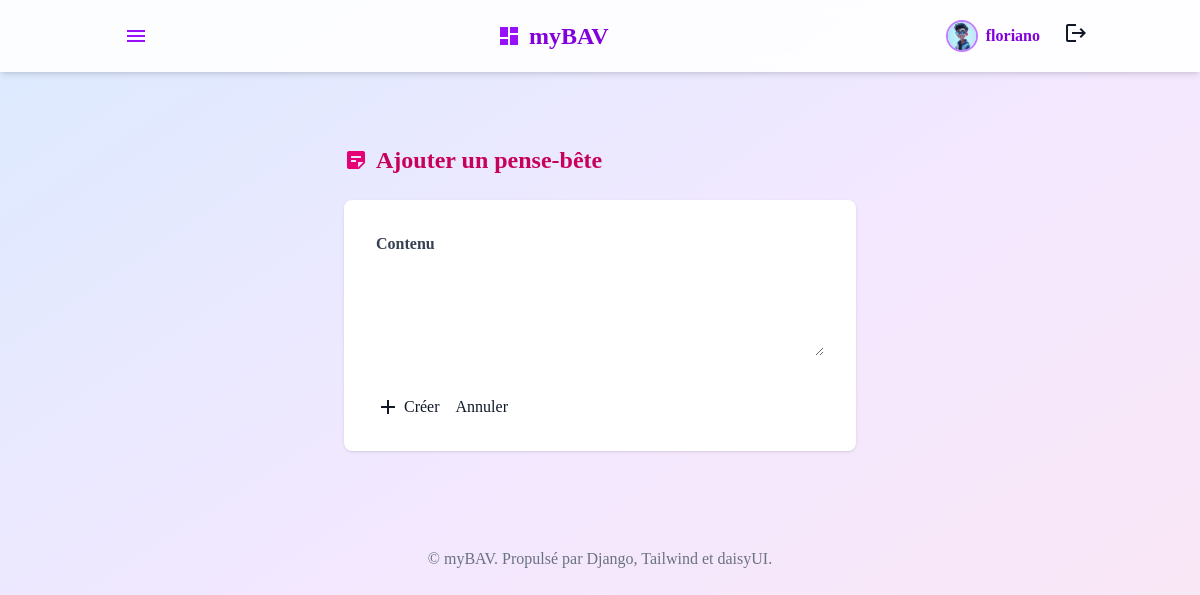
The page /pensees/create/ (signed in) on the database its author committed.
### bav/models.py (models this page shows, shortened)
class User(models.Model):
    username = models.CharField(max_length=150, unique=True)
    email = models.EmailField(unique=True)
    password = models.CharField(max_length=128)
    first_name = models.CharField(max_length=30, blank=True)
    last_name = models.CharField(max_length=30, blank=True)
    date_of_birth = models.DateField(null=True, blank=True)
    profile_picture = models.ImageField(upload_to='profile_pictures/', null=True, blank=True)
    date_joined = models.DateTimeField(auto_now_add=True)
    last_login = models.DateTimeField(null=True, blank=True)
    is_active = models.BooleanField(default=True)
    role = models.CharField(max_length=50, choices=[('admin', 'Admin'), ('user', 'User')], default='user')
    isDeleted = models.BooleanField(default=False)

### bav/views.py (the view)
# urls.py: path('pensees/create/', views.pensee_bete_create, name='pensee_bete_create'),
def pensee_bete_create(request):
    user = get_current_user(request)
    if not user:
        return redirect('login')
    if request.method == 'POST':
        content = request.POST.get('content')
        if content:
            Pensee_Bete.objects.create(user=user, content=content)
            return redirect('pensee_bete_list')
    return render(request, 'pensees/create.html', {'user': user})

### bav/views.py (called while the page is built)
def get_current_user(request):
    user_id = request.session.get('user_id')
    if user_id:
        try:
            return User.objects.get(id=user_id)
        except User.DoesNotExist:
            return None
    return None

### theme/templates/pensees/create.html (shortened to what this page needs)
{% extends "base.html" %}
{% block content %}
<div class="max-w-lg mx-auto py-10">
    <div class="mb-6 flex items-center gap-2">
        <span class="material-icons text-pink-600 text-2xl">sticky_note_2</span>
        <h2 class="text-2xl font-bold text-pink-700">Ajouter un pense-bête</h2>
    </div>
    <form method="post" class="bg-white rounded-lg shadow p-8 space-y-6">
        <div>
            <label class="block mb-1 font-semibold text-gray-700">Contenu</label>
            <textarea name="content" class="textarea textarea-bordered w-full" rows="4" required></textarea>
        </div>
        <div class="flex items-center gap-4 pt-2">
            <button type="submit" class="btn btn-primary flex items-center gap-1">
                <span class="material-icons text-base">add</span> Créer
            </button>
            <a href="{% url 'pensee_bete_list' %}" class="btn btn-ghost">Annuler</a>
        </div>
    </form>
</div>
{% endblock %}

### theme/templates/base.html (shortened to what this page needs)
{% load static tailwind_tags %}
<!DOCTYPE html>
<html lang="fr">
<head>
    <link href="https://cdnjs.cloudflare.com/ajax/libs/font-awesome/6.0.0/css/all.min.css" rel="stylesheet">
    {% tailwind_css %}
</head>
<body class="bg-gradient-to-br from-blue-100 via-purple-100 to-pink-100 text-gray-900 font-serif min-h-screen">
    <nav class="bg-white/90 backdrop-blur sticky top-0 z-20 shadow-md">
        <div class="container mx-auto flex items-center justify-between py-4 px-4 md:px-6">
            <div class="relative">
                <button id="menu-btn" class="flex items-center px-3 py-2 rounded hover:bg-purple-100 transition focus:outline-none">
                    <span class="material-icons text-purple-600">menu</span>
                </button>
            </div>
            <a href="{% url 'home' %}" class="flex items-center space-x-2">
                <span class="material-icons text-purple-600 text-3xl">dashboard</span>
                <span class="font-bold text-2xl text-purple-700">myBAV</span>
            </a>
            <div class="flex items-center space-x-4">
                {% if user %}
                    <div class="flex items-center space-x-2">
                        {% if user.profile_picture %}
                            <img src="{{ user.profile_picture.url }}" alt="Profil" class="w-8 h-8 rounded-full object-cover border-2 border-purple-400">
                        {% else %}
                            <span class="inline-flex items-center justify-center w-8 h-8 rounded-full bg-purple-200 text-purple-700 font-bold border-2 border-purple-400">
                                {{ user.first_name|default:user.username|slice:":1"|upper }}
                            </span>
                        {% endif %}
                        <span class="text-purple-700 font-semibold hidden sm:inline">{{ user.username }}</span>
                    </div>
                    <a href="{% url 'logout' %}" class="btn btn-sm btn-outline btn-error ml-2" title="Déconnexion">
                        <span class="material-icons">logout</span>
                    </a>
                {% else %}
                    <a href="{% url 'login' %}" class="btn btn-sm btn-primary">Connexion</a>
                    <a href="{% url 'register' %}" class="btn btn-sm btn-outline btn-primary">Inscription</a>
                {% endif %}
            </div>
        </div>
    </nav>
    <main class="container mx-auto px-4 py-8">
        {% block content %}{% endblock %}
    </main>
    <footer class="text-center py-6 text-gray-500">
        &copy; {{ now|date:"Y" }} myBAV. Propulsé par Django, Tailwind et daisyUI.
    </footer>
</body>
</html>

### rows shown on the page
User: profile_picture (picture), username "floriano"
